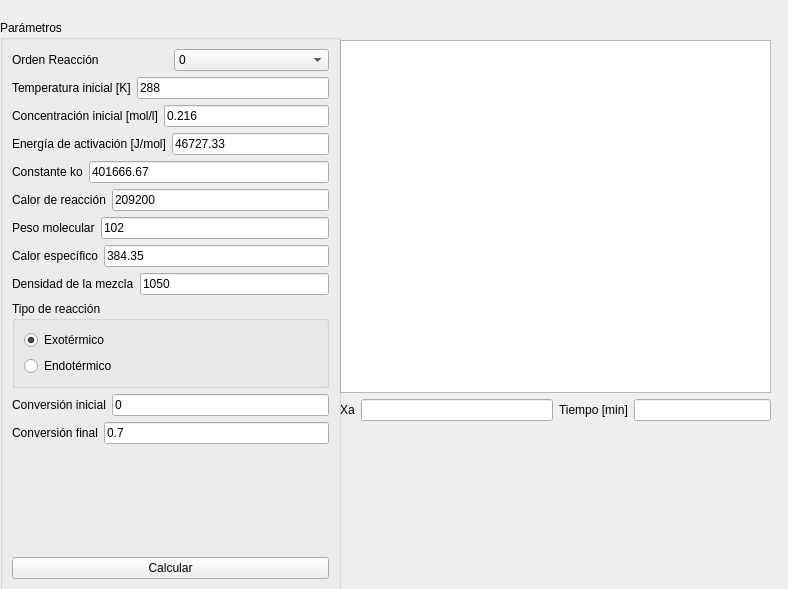
<?xml version="1.0" encoding="UTF-8"?>
<ui version="4.0">
 <class>Form</class>
 <widget class="QWidget" name="Form">
  <property name="geometry">
   <rect>
    <x>0</x>
    <y>0</y>
    <width>788</width>
    <height>589</height>
   </rect>
  </property>
  <property name="windowTitle">
   <string>Form</string>
  </property>
  <widget class="QWidget" name="layoutWidget">
   <property name="geometry">
    <rect>
     <x>340</x>
     <y>40</y>
     <width>431</width>
     <height>381</height>
    </rect>
   </property>
   <layout class="QVBoxLayout" name="verticalLayout_2">
    <item>
     <widget class="PlotWidget" name="plot"/>
    </item>
    <item>
     <layout class="QHBoxLayout" name="horizontalLayout_12">
      <item>
       <layout class="QHBoxLayout" name="horizontalLayout_11">
        <item>
         <widget class="QLabel" name="lb_cao_10">
          <property name="text">
           <string>Xa</string>
          </property>
         </widget>
        </item>
        <item>
         <widget class="QLineEdit" name="lineEdit_5"/>
        </item>
       </layout>
      </item>
      <item>
       <layout class="QHBoxLayout" name="horizontalLayout_3">
        <item>
         <widget class="QLabel" name="lb_cao_2">
          <property name="text">
           <string>Tiempo [min]</string>
          </property>
         </widget>
        </item>
        <item>
         <widget class="QLineEdit" name="lineEdit_2"/>
        </item>
       </layout>
      </item>
     </layout>
    </item>
   </layout>
  </widget>
  <widget class="QGroupBox" name="groupBox_2">
   <property name="geometry">
    <rect>
     <x>0</x>
     <y>20</y>
     <width>341</width>
     <height>571</height>
    </rect>
   </property>
   <property name="title">
    <string>Parámetros</string>
   </property>
   <layout class="QVBoxLayout" name="verticalLayout">
    <item>
     <layout class="QHBoxLayout" name="horizontalLayout_7">
      <item>
       <widget class="QLabel" name="lb_cao_6">
        <property name="text">
         <string>Orden Reacción</string>
        </property>
       </widget>
      </item>
      <item>
       <widget class="QComboBox" name="cb_orden">
        <item>
         <property name="text">
          <string>0</string>
         </property>
        </item>
        <item>
         <property name="text">
          <string>1</string>
         </property>
        </item>
        <item>
         <property name="text">
          <string>2</string>
         </property>
        </item>
       </widget>
      </item>
     </layout>
    </item>
    <item>
     <layout class="QHBoxLayout" name="horizontalLayout_10">
      <item>
       <widget class="QLabel" name="lb_cao_9">
        <property name="text">
         <string>Temperatura inicial [K]</string>
        </property>
       </widget>
      </item>
      <item>
       <widget class="QLineEdit" name="le_temp_ini">
        <property name="text">
         <string>288</string>
        </property>
       </widget>
      </item>
     </layout>
    </item>
    <item>
     <layout class="QHBoxLayout" name="horizontalLayout_6">
      <item>
       <widget class="QLabel" name="lb_cao_5">
        <property name="text">
         <string>Concentración inicial [mol/l]</string>
        </property>
       </widget>
      </item>
      <item>
       <widget class="QLineEdit" name="le_concentracion_ini">
        <property name="text">
         <string>0.216</string>
        </property>
       </widget>
      </item>
     </layout>
    </item>
    <item>
     <layout class="QHBoxLayout" name="horizontalLayout_5">
      <item>
       <widget class="QLabel" name="lb_cao_4">
        <property name="text">
         <string>Energía de activación [J/mol]</string>
        </property>
       </widget>
      </item>
      <item>
       <widget class="QLineEdit" name="le_ener_act">
        <property name="text">
         <string>46727.33</string>
        </property>
       </widget>
      </item>
     </layout>
    </item>
    <item>
     <layout class="QHBoxLayout" name="horizontalLayout_8">
      <item>
       <widget class="QLabel" name="lb_cao_7">
        <property name="text">
         <string>Constante ko</string>
        </property>
       </widget>
      </item>
      <item>
       <widget class="QLineEdit" name="le_k">
        <property name="text">
         <string>401666.67</string>
        </property>
       </widget>
      </item>
     </layout>
    </item>
    <item>
     <layout class="QHBoxLayout" name="horizontalLayout_9">
      <item>
       <widget class="QLabel" name="lb_cao_8">
        <property name="text">
         <string>Calor de reacción</string>
        </property>
       </widget>
      </item>
      <item>
       <widget class="QLineEdit" name="le_calor_reaccion">
        <property name="text">
         <string>209200</string>
        </property>
       </widget>
      </item>
     </layout>
    </item>
    <item>
     <layout class="QHBoxLayout" name="horizontalLayout_13">
      <item>
       <widget class="QLabel" name="lb_cao_11">
        <property name="text">
         <string>Peso molecular</string>
        </property>
       </widget>
      </item>
      <item>
       <widget class="QLineEdit" name="le_peso_molecular">
        <property name="text">
         <string>102</string>
        </property>
       </widget>
      </item>
     </layout>
    </item>
    <item>
     <layout class="QHBoxLayout" name="horizontalLayout_14">
      <item>
       <widget class="QLabel" name="lb_cao_12">
        <property name="text">
         <string>Calor específico</string>
        </property>
       </widget>
      </item>
      <item>
       <widget class="QLineEdit" name="le_calor_especifico">
        <property name="text">
         <string>384.35</string>
        </property>
       </widget>
      </item>
     </layout>
    </item>
    <item>
     <layout class="QHBoxLayout" name="horizontalLayout_15">
      <item>
       <widget class="QLabel" name="lb_cao_13">
        <property name="text">
         <string>Densidad de la mezcla</string>
        </property>
       </widget>
      </item>
      <item>
       <widget class="QLineEdit" name="le_densidad">
        <property name="text">
         <string>1050</string>
        </property>
       </widget>
      </item>
     </layout>
    </item>
    <item>
     <widget class="QGroupBox" name="groupBox">
      <property name="title">
       <string>Tipo de reacción</string>
      </property>
      <layout class="QVBoxLayout" name="verticalLayout_3">
       <item>
        <widget class="QRadioButton" name="rb_exo">
         <property name="text">
          <string>Exotérmico</string>
         </property>
         <property name="checked">
          <bool>true</bool>
         </property>
        </widget>
       </item>
       <item>
        <widget class="QRadioButton" name="rb_endo">
         <property name="text">
          <string>Endotérmico</string>
         </property>
        </widget>
       </item>
      </layout>
     </widget>
    </item>
    <item>
     <layout class="QHBoxLayout" name="horizontalLayout_4">
      <item>
       <widget class="QLabel" name="lb_cao_3">
        <property name="text">
         <string>Conversión inicial</string>
        </property>
       </widget>
      </item>
      <item>
       <widget class="QLineEdit" name="le_conv_ini">
        <property name="text">
         <string>0</string>
        </property>
       </widget>
      </item>
     </layout>
    </item>
    <item>
     <layout class="QHBoxLayout" name="horizontalLayout_2">
      <item>
       <widget class="QLabel" name="lb_cao">
        <property name="text">
         <string>Conversión final</string>
        </property>
       </widget>
      </item>
      <item>
       <widget class="QLineEdit" name="le_conv_fin">
        <property name="text">
         <string>0.7</string>
        </property>
       </widget>
      </item>
     </layout>
    </item>
    <item>
     <spacer name="verticalSpacer_3">
      <property name="orientation">
       <enum>Qt::Vertical</enum>
      </property>
      <property name="sizeHint" stdset="0">
       <size>
        <width>20</width>
        <height>40</height>
       </size>
      </property>
     </spacer>
    </item>
    <item>
     <widget class="QPushButton" name="btn_calcular">
      <property name="text">
       <string>Calcular</string>
      </property>
     </widget>
    </item>
   </layout>
  </widget>
 </widget>
 <customwidgets>
  <customwidget>
   <class>PlotWidget</class>
   <extends>QGraphicsView</extends>
   <header>pyqtgraph</header>
  </customwidget>
 </customwidgets>
 <resources/>
 <connections/>
</ui>
